Frame 1 (no input): blank canvas, image omitted
Frame 60 (no input): blank canvas, image omitted
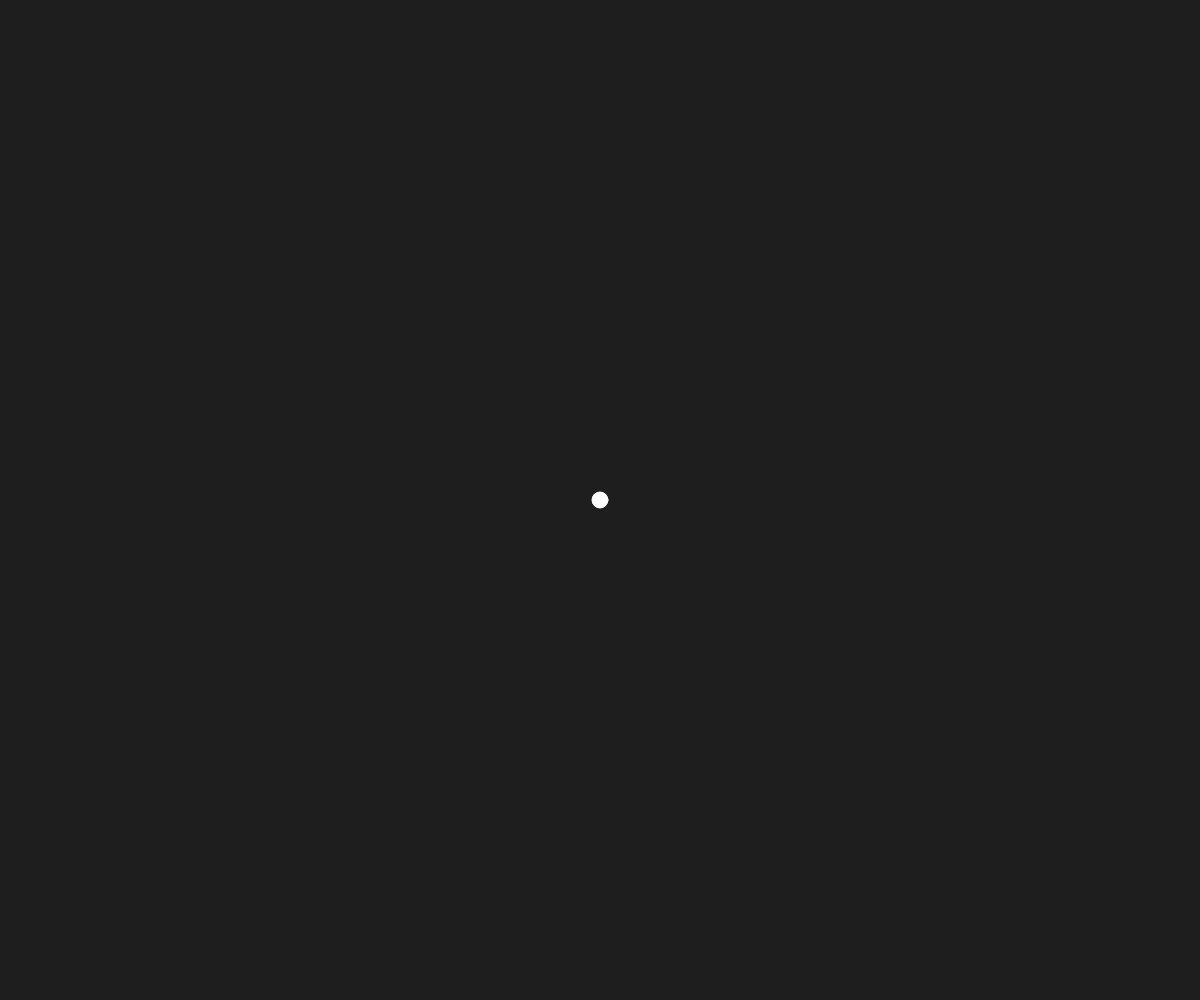
Frame 120 (the mouse pressed at the canvas centre since frame 60)

The p5.js sketch whose frames 1 and 60 were blank and that drew this single picture after the mouse press (run headless with seeded random() and noise() and a simulated clock; from frame 60 on, the mouse is pressed at the canvas centre):

// p5.js sketch
// ── sketch.js
let vertices = [];
let unreached = [];
let reached = [];

function setup() {
	createCanvas(windowWidth, windowHeight);
}

function mousePressed() {
	let v = createVector(mouseX, mouseY);
	vertices.push(v);
}

function draw() {
	background(30);

	for (let i = 0; i < vertices.length; i++) {
		fill(255);
		stroke(255);
		ellipse(vertices[i].x, vertices[i].y, 16, 16);
	}
}
// ── Edge.js
class Edge {
    constructor(x, y, img) {
        this.x = x;
        this.y = y;
        this.img = img;
    }

    drawPoint() {
        push();
        // fill(255, 130);
        // stroke(255);
        // strokeWeight(2);
        // ellipse(this.x, this.y, 16, 16);

        // let p = createP('&#127942;');
        // p.position(this.x-10, this.y-10);

        imageMode(CENTER);
        image(this.img, this.x, this.y, 30, 30);

        pop();
    }

    getDistanceFrom(other) {
        return dist(this.x, this.y, other.x, other.y);
    }

    drawEdge(other) {
        push();
        fill(255);
        stroke(255, 100);
        strokeWeight(2);
        line(this.x, this.y, other.x, other.y);
        pop();
    }
}
